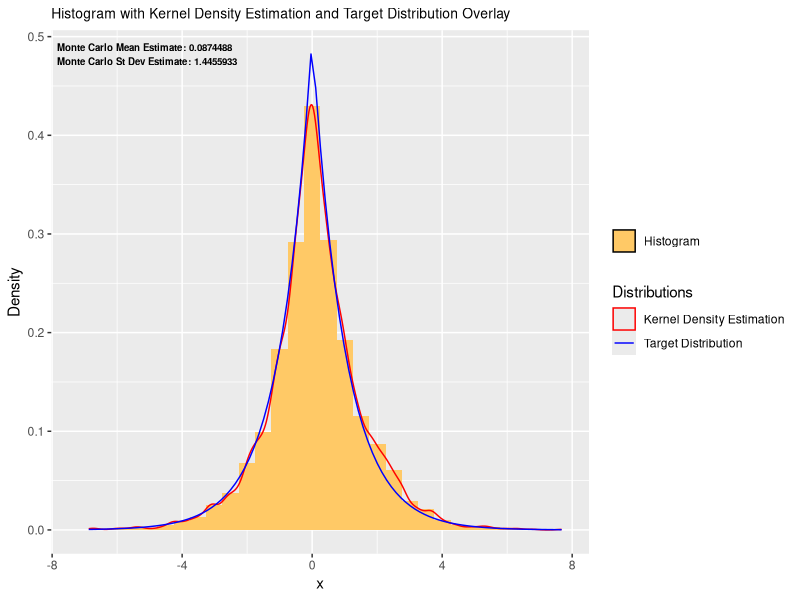
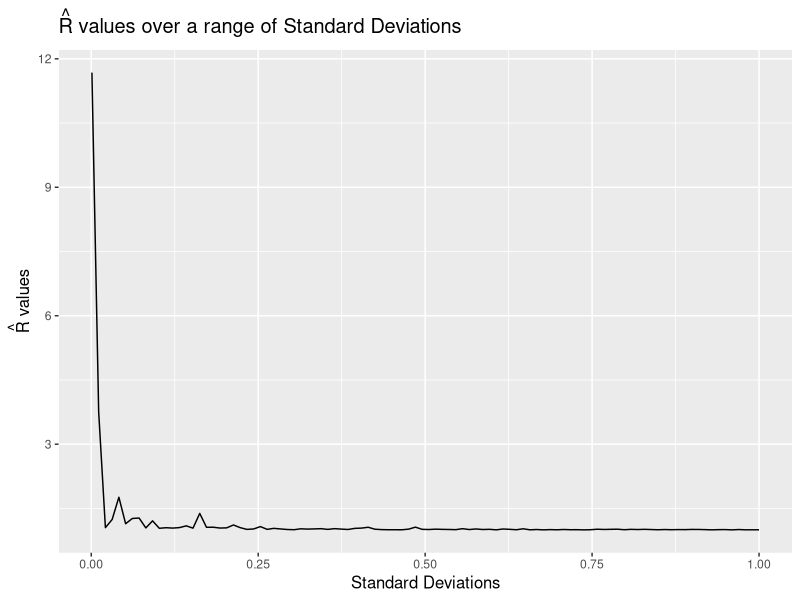

The R source for these figures, in order:
## ---- chunk 1
# imports
library(tidyr)
library(dplyr)
library(ggplot2)
library(grid)
## ---- chunk 2
# Target Distribution
f <- function(x) {
  return((1/2) * exp(-abs(x)))
}
## ---- chunk 3
metropolis <- function(N,s) {
  samples <- list(runif(1))

  for (i in 1:N-1) {
    #sample candidate from normal distribution
    last_sample <- samples[[length(samples)]]
    candidate <- rnorm(1,mean = last_sample,sd = s)
    log_r <- log(f(candidate)) - log(f(last_sample))
    log_u <- log(runif(1))
    
    #accept or reject calculated probability
    if (log_u < log_r) {
      samples <- c(samples,candidate)
    }
    else{
      samples <- c(samples,last_sample)
    }
  }
  
  return(samples)
}
## ---- chunk 4
N<-10000
s<-1

samples <-  data.frame(metropolis(N,s)) 
data <- samples |>  pivot_longer(cols = starts_with("X"),names_to = "X",values_to = "Values")
## ---- chunk 5
hist <- ggplot(data, aes(x=Values)) +
  geom_histogram(aes(y=after_stat(density),fill='Histogram'), bins = 30) + 
  geom_density(aes(color='Kernel Density Estimation')) + stat_function(fun = f, aes(color='Target Distribution')) + scale_fill_manual(values = c('Histogram' = '#ffc966')) + scale_color_manual(values=c('Kernel Density Estimation'='red','Target Distribution'='blue')) + labs(title="Histogram with Kernel Density Estimation and Target Distribution Overlay", x = 'x', y = 'Density', color="Distributions", fill=NULL) + theme(plot.title = element_text(size=10))
## ---- chunk 6
avg <- mean(data$Values)
std <- sd(data$Values)
label <- paste(sprintf(" Monte Carlo Mean Estimate: %.7f", avg),"\n",sprintf("Monte Carlo St Dev Estimate: %.7f" ,std))
  
plot <- hist + annotation_custom(grob = textGrob(label = label, gp = gpar(fontsize = 7,fontface='bold'), x = 0.005, y = 0.975, hjust = 0, vjust = 1))

print(plot)
## ---- chunk 7
#Function calculating R hat
r_hat <- function(s){
  J <- 4
  N <- 2000
  
  sequences <- matrix(nrow = N, ncol = J)
  
  for (x in 1:J) {
    sample <- metropolis(N,s)
    for (y in 1:N) {
      sequences[y,x] <- sample[[y]]
    }
  }
  
  Mj <- colMeans(sequences)
  Vj <- apply(X = sequences, MARGIN = 2, FUN = var)
  
  W <- mean(Vj)
    
  M <- mean(Mj)
  B <- N * var(Mj)
  var_hat <- ((N-1)/N) * W + (B/N)
  r_hat <- sqrt(var_hat / W)
  return(r_hat)
}
## ---- chunk 8
s_vals <- seq(from = 0.001, to = 1, length.out = 100)
r_vals <- sapply(X = s_vals, FUN = r_hat)
vals <- data_frame(s_vals,r_vals)
r <- expression(hat(R))

plot <- ggplot(vals, aes(x=s_vals,y=r_vals)) + geom_line() + labs(title=bquote(hat(R)*" values over a range of Standard Deviations"), x= "Standard Deviations", y=bquote(hat(R)*" values")) + theme(title = element_text(size=12))
## ---- chunk 9
plot
